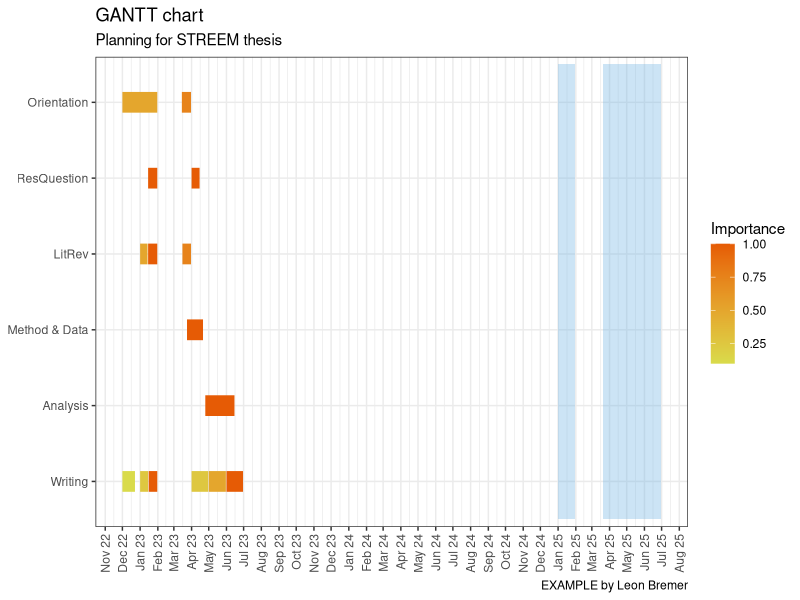
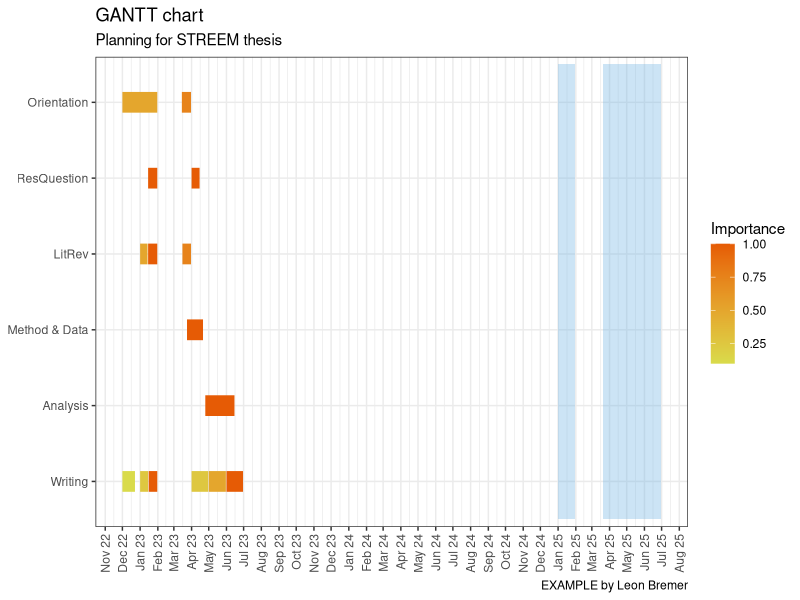

Write the R code that produced these figures, in order.
########################################
# Purpose:  Simple GANTT chart for research planning. Example for STREEM
#           students.
# Date:     Nov 1, 2022
# Author:   Leon Bremer
########################################

### Load external packages
library(tidyverse)
library(readxl)

### Setup
setwd(paste0("C:/Users/abr448/OneDrive - Vrije Universiteit Amsterdam/VU/TSS/",
            "TSS2024-25"))

### Functions
annotate_wrapper <- function(start, stop) {
  # A simple wrapper around annotate() to avoid repetition of code.
  geom <- annotate(
    geom = "rect",
    xmin = as.Date(start),
    xmax = as.Date(stop),
    ymin = .5,
    ymax = num_stages + .5,
    fill = color_phase,
    alpha = .35
  )
  return(geom)
}

### Data
tbl_dates <- read_excel("data/gantt_dates.xlsx") %>%
  mutate(
    Stage = factor(
      x = Stage,
      levels = 1:6,
      labels = c("Orientation", "ResQuestion", "LitRev", "Method & Data",
                 "Analysis", "Writing")
    ),
    Start = as.Date(Start),
    End = as.Date(End)
  )

### Parameters
num_stages <- tbl_dates %>% pull(Stage) %>% levels() %>% length()
color_phase <- "#6fb3e3"

### Plot
ggplot(
  data = tbl_dates,
  mapping = aes(
    x = Start,
    y = Stage,
    xend = End,
    yend = Stage,
    color = Importance
  )
) +
  annotate_wrapper(start = "2025-01-01", stop = "2025-01-31") +
  annotate_wrapper(start = "2025-03-21", stop = "2025-06-30") +
  geom_segment(linewidth = 7) +
  labs(title = "GANTT chart",
       subtitle = "Planning for STREEM thesis",
       caption = "EXAMPLE by Leon Bremer") +
  scale_x_date(date_breaks = "1 month", date_labels =  "%b %y") +
  scale_y_discrete(limits = rev) +
  theme_bw() +
  theme(
    axis.text.x = element_text(angle = 90, vjust = 0.5, hjust=1),
    axis.title = element_blank()
  ) +
  scale_color_continuous(low = "#d9db4b", high = "#e65b05")

ggsave("figures/gantt_example.pdf",
       width = 8,
       height = 3)
